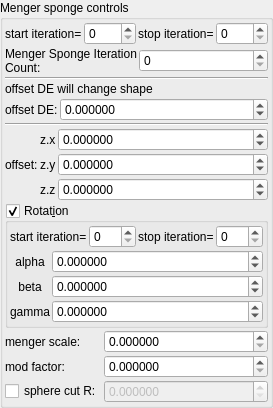
    <widget class="QGroupBox" name="groupBox_8">
     <property name="title">
      <string>Menger sponge controls</string>
     </property>
     <layout class="QVBoxLayout" name="verticalLayout_10" stretch="0,0,0,0,0,0,0,0">
      <property name="spacing">
       <number>2</number>
      </property>
      <property name="leftMargin">
       <number>2</number>
      </property>
      <property name="topMargin">
       <number>2</number>
      </property>
      <property name="rightMargin">
       <number>2</number>
      </property>
      <property name="bottomMargin">
       <number>2</number>
      </property>
      <item>
       <layout class="QHBoxLayout" name="horizontalLayout_7" stretch="0,1,0,1">
        <property name="topMargin">
         <number>0</number>
        </property>
        <item>
         <widget class="QLabel" name="label_80">
          <property name="text">
           <string>start iteration=</string>
          </property>
          <property name="wordWrap">
           <bool>true</bool>
          </property>
         </widget>
        </item>
        <item>
         <widget class="MySpinBox" name="spinboxInt_transf_start_iterations">
          <property name="sizePolicy">
           <sizepolicy hsizetype="Minimum" vsizetype="Maximum">
            <horstretch>0</horstretch>
            <verstretch>0</verstretch>
           </sizepolicy>
          </property>
          <property name="minimum">
           <number>0</number>
          </property>
          <property name="maximum">
           <number>999</number>
          </property>
          <property name="value">
           <number>0</number>
          </property>
         </widget>
        </item>
        <item>
         <widget class="QLabel" name="label_65">
          <property name="text">
           <string>stop iteration=</string>
          </property>
          <property name="wordWrap">
           <bool>true</bool>
          </property>
         </widget>
        </item>
        <item>
         <widget class="MySpinBox" name="spinboxInt_transf_stop_iterations_1">
          <property name="sizePolicy">
           <sizepolicy hsizetype="Preferred" vsizetype="Maximum">
            <horstretch>0</horstretch>
            <verstretch>0</verstretch>
           </sizepolicy>
          </property>
          <property name="maximum">
           <number>999</number>
          </property>
         </widget>
        </item>
       </layout>
      </item>
      <item>
       <layout class="QHBoxLayout" name="horizontalLayout_11" stretch="0,1">
        <property name="topMargin">
         <number>0</number>
        </property>
        <item>
         <widget class="QLabel" name="label_85">
          <property name="text">
           <string>Menger Sponge Iteration Count:</string>
          </property>
          <property name="wordWrap">
           <bool>true</bool>
          </property>
         </widget>
        </item>
        <item>
         <widget class="MySpinBox" name="spinboxInt_transf_int8_X">
          <property name="sizePolicy">
           <sizepolicy hsizetype="Minimum" vsizetype="Maximum">
            <horstretch>0</horstretch>
            <verstretch>0</verstretch>
           </sizepolicy>
          </property>
          <property name="font">
           <font>
            <weight>50</weight>
            <bold>false</bold>
           </font>
          </property>
          <property name="maximum">
           <number>250</number>
          </property>
         </widget>
        </item>
       </layout>
      </item>
      <item>
       <widget class="Line" name="line">
        <property name="orientation">
         <enum>Qt::Horizontal</enum>
        </property>
       </widget>
      </item>
      <item>
       <layout class="QGridLayout" name="gridLayout_14" columnstretch="0,0,1">
        <property name="spacing">
         <number>2</number>
        </property>
        <item row="1" column="0">
         <widget class="QLabel" name="label_14">
          <property name="text">
           <string>offset DE:</string>
          </property>
         </widget>
        </item>
        <item row="0" column="0" colspan="3">
         <widget class="QLabel" name="label_16">
          <property name="text">
           <string>offset DE will change shape</string>
          </property>
         </widget>
        </item>
        <item row="1" column="1" colspan="2">
         <widget class="MyDoubleSpinBox" name="spinbox_transf_offsetA_0">
          <property name="sizePolicy">
           <sizepolicy hsizetype="Minimum" vsizetype="Maximum">
            <horstretch>0</horstretch>
            <verstretch>0</verstretch>
           </sizepolicy>
          </property>
          <property name="prefix">
           <string/>
          </property>
          <property name="suffix">
           <string/>
          </property>
          <property name="decimals">
           <number>6</number>
          </property>
          <property name="minimum">
           <double>-99.998999999999995</double>
          </property>
          <property name="maximum">
           <double>99.998999999999995</double>
          </property>
          <property name="singleStep">
           <double>0.100000000000000</double>
          </property>
         </widget>
        </item>
       </layout>
      </item>
      <item>
       <widget class="Line" name="line_2">
        <property name="orientation">
         <enum>Qt::Horizontal</enum>
        </property>
       </widget>
      </item>
      <item>
       <layout class="QGridLayout" name="gridLayout_18" columnstretch="0,0,1">
        <property name="spacing">
         <number>2</number>
        </property>
        <item row="1" column="1">
         <widget class="QLabel" name="label_133">
          <property name="text">
           <string notr="true">z.y</string>
          </property>
         </widget>
        </item>
        <item row="2" column="1">
         <widget class="QLabel" name="label_134">
          <property name="text">
           <string notr="true">z.z</string>
          </property>
         </widget>
        </item>
        <item row="0" column="1">
         <widget class="QLabel" name="label_135">
          <property name="text">
           <string notr="true">z.x</string>
          </property>
         </widget>
        </item>
        <item row="0" column="2">
         <widget class="MyDoubleSpinBox" name="spinbox3_transf_offsetA_000_x">
          <property name="sizePolicy">
           <sizepolicy hsizetype="Minimum" vsizetype="Maximum">
            <horstretch>0</horstretch>
            <verstretch>0</verstretch>
           </sizepolicy>
          </property>
          <property name="prefix">
           <string/>
          </property>
          <property name="suffix">
           <string/>
          </property>
          <property name="decimals">
           <number>6</number>
          </property>
          <property name="minimum">
           <double>-99.989999999999995</double>
          </property>
          <property name="maximum">
           <double>99.989999999999995</double>
          </property>
          <property name="singleStep">
           <double>0.100000000000000</double>
          </property>
         </widget>
        </item>
        <item row="1" column="2">
         <widget class="MyDoubleSpinBox" name="spinbox3_transf_offsetA_000_y">
          <property name="sizePolicy">
           <sizepolicy hsizetype="Minimum" vsizetype="Maximum">
            <horstretch>0</horstretch>
            <verstretch>0</verstretch>
           </sizepolicy>
          </property>
          <property name="prefix">
           <string/>
          </property>
          <property name="suffix">
           <string/>
          </property>
          <property name="decimals">
           <number>6</number>
          </property>
          <property name="minimum">
           <double>-99.989999999999995</double>
          </property>
          <property name="maximum">
           <double>99.989999999999995</double>
          </property>
          <property name="singleStep">
           <double>0.100000000000000</double>
          </property>
         </widget>
        </item>
        <item row="2" column="2">
         <widget class="MyDoubleSpinBox" name="spinbox3_transf_offsetA_000_z">
          <property name="sizePolicy">
           <sizepolicy hsizetype="Minimum" vsizetype="Maximum">
            <horstretch>0</horstretch>
            <verstretch>0</verstretch>
           </sizepolicy>
          </property>
          <property name="prefix">
           <string/>
          </property>
          <property name="suffix">
           <string/>
          </property>
          <property name="decimals">
           <number>6</number>
          </property>
          <property name="minimum">
           <double>-99.989999999999995</double>
          </property>
          <property name="maximum">
           <double>99.989999999999995</double>
          </property>
          <property name="singleStep">
           <double>0.100000000000000</double>
          </property>
         </widget>
        </item>
        <item row="0" column="0" rowspan="3">
         <widget class="QLabel" name="label_114">
          <property name="text">
           <string>offset:</string>
          </property>
         </widget>
        </item>
       </layout>
      </item>
      <item>
       <widget class="MyGroupBox" name="groupCheck_transf_function_enabledR_false">
        <property name="toolTip">
         <string/>
        </property>
        <property name="title">
         <string>Rotat&amp;ion</string>
        </property>
        <property name="checkable">
         <bool>true</bool>
        </property>
        <layout class="QVBoxLayout" name="verticalLayout_32" stretch="0,0">
         <property name="spacing">
          <number>2</number>
         </property>
         <property name="leftMargin">
          <number>2</number>
         </property>
         <property name="topMargin">
          <number>2</number>
         </property>
         <property name="rightMargin">
          <number>2</number>
         </property>
         <property name="bottomMargin">
          <number>2</number>
         </property>
         <item>
          <layout class="QHBoxLayout" name="horizontalLayout_14" stretch="0,1,0,1">
           <property name="topMargin">
            <number>0</number>
           </property>
           <item>
            <widget class="QLabel" name="label_250">
             <property name="text">
              <string>start iteration=</string>
             </property>
            </widget>
           </item>
           <item>
            <widget class="MySpinBox" name="spinboxInt_transf_start_iterations_R">
             <property name="sizePolicy">
              <sizepolicy hsizetype="Minimum" vsizetype="Maximum">
               <horstretch>0</horstretch>
               <verstretch>0</verstretch>
              </sizepolicy>
             </property>
             <property name="maximum">
              <number>999</number>
             </property>
            </widget>
           </item>
           <item>
            <widget class="QLabel" name="label_251">
             <property name="text">
              <string>stop iteration=</string>
             </property>
            </widget>
           </item>
           <item>
            <widget class="MySpinBox" name="spinboxInt_transf_stop_iterations_R">
             <property name="sizePolicy">
              <sizepolicy hsizetype="Minimum" vsizetype="Maximum">
               <horstretch>0</horstretch>
               <verstretch>0</verstretch>
              </sizepolicy>
             </property>
             <property name="maximum">
              <number>999</number>
             </property>
            </widget>
           </item>
          </layout>
         </item>
         <item>
          <layout class="QGridLayout" name="gridLayout_13" columnstretch="0,1">
           <property name="spacing">
            <number>2</number>
           </property>
           <item row="2" column="1">
            <widget class="MyDoubleSpinBox" name="spinboxd3_transf_rotation_z">
             <property name="sizePolicy">
              <sizepolicy hsizetype="Minimum" vsizetype="Maximum">
               <horstretch>0</horstretch>
               <verstretch>0</verstretch>
              </sizepolicy>
             </property>
             <property name="prefix">
              <string/>
             </property>
             <property name="suffix">
              <string/>
             </property>
             <property name="decimals">
              <number>6</number>
             </property>
             <property name="minimum">
              <double>-36000.000000000000000</double>
             </property>
             <property name="maximum">
              <double>36000.000000000000000</double>
             </property>
             <property name="singleStep">
              <double>1.000000000000000</double>
             </property>
            </widget>
           </item>
           <item row="0" column="0">
            <widget class="QLabel" name="label_39">
             <property name="text">
              <string notr="true">alpha</string>
             </property>
             <property name="alignment">
              <set>Qt::AlignCenter</set>
             </property>
            </widget>
           </item>
           <item row="1" column="0">
            <widget class="QLabel" name="label_40">
             <property name="text">
              <string notr="true">beta</string>
             </property>
             <property name="alignment">
              <set>Qt::AlignCenter</set>
             </property>
            </widget>
           </item>
           <item row="1" column="1">
            <widget class="MyDoubleSpinBox" name="spinboxd3_transf_rotation_y">
             <property name="sizePolicy">
              <sizepolicy hsizetype="Minimum" vsizetype="Maximum">
               <horstretch>0</horstretch>
               <verstretch>0</verstretch>
              </sizepolicy>
             </property>
             <property name="prefix">
              <string/>
             </property>
             <property name="suffix">
              <string/>
             </property>
             <property name="decimals">
              <number>6</number>
             </property>
             <property name="minimum">
              <double>-36000.000000000000000</double>
             </property>
             <property name="maximum">
              <double>36000.000000000000000</double>
             </property>
             <property name="singleStep">
              <double>1.000000000000000</double>
             </property>
            </widget>
           </item>
           <item row="2" column="0">
            <widget class="QLabel" name="label_41">
             <property name="text">
              <string notr="true">gamma</string>
             </property>
             <property name="alignment">
              <set>Qt::AlignCenter</set>
             </property>
            </widget>
           </item>
           <item row="0" column="1">
            <widget class="MyDoubleSpinBox" name="spinboxd3_transf_rotation_x">
             <property name="sizePolicy">
              <sizepolicy hsizetype="Minimum" vsizetype="Maximum">
               <horstretch>0</horstretch>
               <verstretch>0</verstretch>
              </sizepolicy>
             </property>
             <property name="prefix">
              <string/>
             </property>
             <property name="suffix">
              <string/>
             </property>
             <property name="decimals">
              <number>6</number>
             </property>
             <property name="minimum">
              <double>-36000.000000000000000</double>
             </property>
             <property name="maximum">
              <double>36000.000000000000000</double>
             </property>
             <property name="singleStep">
              <double>1.000000000000000</double>
             </property>
            </widget>
           </item>
          </layout>
         </item>
        </layout>
       </widget>
      </item>
      <item>
       <layout class="QGridLayout" name="gridLayout_15" columnstretch="0,1">
        <property name="spacing">
         <number>2</number>
        </property>
        <item row="0" column="0">
         <widget class="QLabel" name="label_17">
          <property name="text">
           <string>menger scale:</string>
          </property>
         </widget>
        </item>
        <item row="0" column="1">
         <widget class="MyDoubleSpinBox" name="spinbox_transf_scale_3">
          <property name="sizePolicy">
           <sizepolicy hsizetype="Minimum" vsizetype="Maximum">
            <horstretch>0</horstretch>
            <verstretch>0</verstretch>
           </sizepolicy>
          </property>
          <property name="prefix">
           <string/>
          </property>
          <property name="suffix">
           <string/>
          </property>
          <property name="decimals">
           <number>6</number>
          </property>
          <property name="minimum">
           <double>0.000000000000000</double>
          </property>
          <property name="maximum">
           <double>99.998999999999995</double>
          </property>
          <property name="singleStep">
           <double>0.100000000000000</double>
          </property>
         </widget>
        </item>
        <item row="2" column="1">
         <widget class="MyDoubleSpinBox" name="spinbox_transf_offset_1">
          <property name="enabled">
           <bool>false</bool>
          </property>
          <property name="sizePolicy">
           <sizepolicy hsizetype="Minimum" vsizetype="Maximum">
            <horstretch>0</horstretch>
            <verstretch>0</verstretch>
           </sizepolicy>
          </property>
          <property name="prefix">
           <string/>
          </property>
          <property name="suffix">
           <string/>
          </property>
          <property name="decimals">
           <number>6</number>
          </property>
          <property name="minimum">
           <double>0.000000000000000</double>
          </property>
          <property name="maximum">
           <double>99.989999999999995</double>
          </property>
          <property name="singleStep">
           <double>0.100000000000000</double>
          </property>
         </widget>
        </item>
        <item row="1" column="1">
         <widget class="MyDoubleSpinBox" name="spinbox_transf_offset_3">
          <property name="enabled">
           <bool>true</bool>
          </property>
          <property name="sizePolicy">
           <sizepolicy hsizetype="Minimum" vsizetype="Maximum">
            <horstretch>0</horstretch>
            <verstretch>0</verstretch>
           </sizepolicy>
          </property>
          <property name="prefix">
           <string/>
          </property>
          <property name="suffix">
           <string/>
          </property>
          <property name="decimals">
           <number>6</number>
          </property>
          <property name="minimum">
           <double>0.000000000000000</double>
          </property>
          <property name="maximum">
           <double>99.989999999999995</double>
          </property>
          <property name="singleStep">
           <double>0.100000000000000</double>
          </property>
         </widget>
        </item>
        <item row="1" column="0">
         <widget class="QLabel" name="label_13">
          <property name="text">
           <string>mod factor:</string>
          </property>
         </widget>
        </item>
        <item row="2" column="0">
         <widget class="MyCheckBox" name="checkBox_transf_function_enabledE_false">
          <property name="enabled">
           <bool>true</bool>
          </property>
          <property name="text">
           <string notr="true">sphere cut R:</string>
          </property>
         </widget>
        </item>
       </layout>
      </item>
     </layout>
    </widget>
